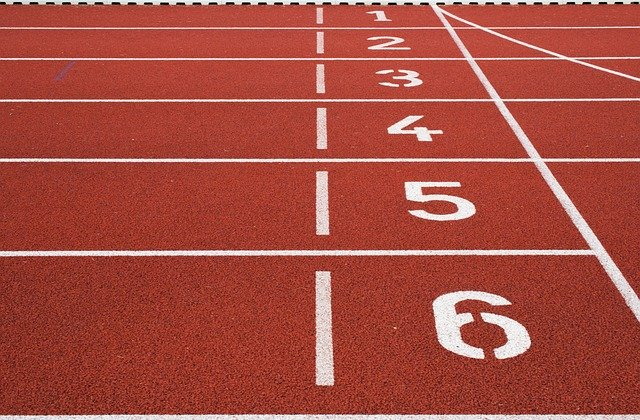
#> input picture sample.jpg, 640 x 420 px
$ python main.py
#> lines starting #> are read from the running program, lines starting #| are printed output that depends on the picture; after the words box and inside, x2 and y2 are one past the last pixel; in counts of white or black regions, pixels touching at a corner belong together
import cv2
import numpy as np
import sys

# imread : 画像ファイルを読み込んで、多次元配列(numpy.ndarray)にする。
# imreadについて : https://kuroro.blog/python/wqh9VIEmRXS4ZAA7C4wd/
# 第一引数 : 画像のファイルパス
# 戻り値 : 行 x 列 x 色の三次元配列(numpy.ndarray)が返される。
img = cv2.imread("sample.jpg")
#> img is the input picture: shape (420, 640, 3); mean B, G, R 64.8, 76.1, 167.1

# 画像ファイルが正常に読み込めなかった場合、プログラムを終了する。
if img is None:
    sys.exit("Could not read the image.")

# cvtColor : 画像の色空間(色)の変更を行う関数。
# cvtColorについて : https://kuroro.blog/python/7IFCPLA4DzV8nUTchKsb/
# 第一引数 : 多次元配列(numpy.ndarray)
# 第二引数 : 変更前の画像の色空間(色)と、変更後の画像の色空間(色)を示す定数を設定。
# cv2.COLOR_BGR2GRAY : BGR(Blue, Green, Red)形式の色空間(色)を持つ画像をグレースケール画像へ変更する。
# グレースケールとは? : https://www.shinkohsha.co.jp/blog/monochrome-shirokuro-grayscale/
# 戻り値 : 多次元配列(numpy.ndarray)
gray = cv2.cvtColor(img, cv2.COLOR_BGR2GRAY)
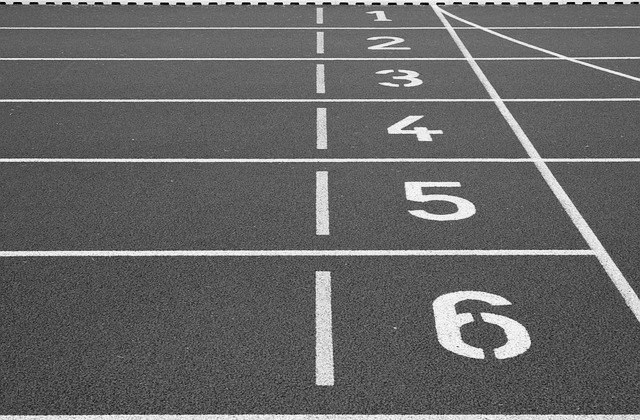
#> gray: shape (420, 640); min 1, max 255, mean 102

# threshold関数 : しきい値を用いて画素の色を示す値を2値化するための関数。
# thresholdについて : https://kuroro.blog/python/jofbNumJ9HtfTxnM8QHJ/

# 第一引数 : 多次元配列(numpy.ndarray)
# 第二引数 : しきい値。float型。150とする。

# 第三引数 : しきい値を超えた画素に対して、色を示す値を指定。float型。255とする。

# 第四引数 : 2値化するための条件のタイプを指定する。
# cv2.THRESH_BINARY : (画素の色を示す値 <= 第二引数)の場合、画素に対して、0の値を与える。(画素の色を示す値 > 第二引数)の場合、画素に対して、第三引数の値を与える。

# 戻り値 #################
# _ : しきい値を返す。150を返す。
# gray : 多次元配列(numpy.ndarray)を返す。
#########################
_, gray = cv2.threshold(gray, 150, 255, cv2.THRESH_BINARY)
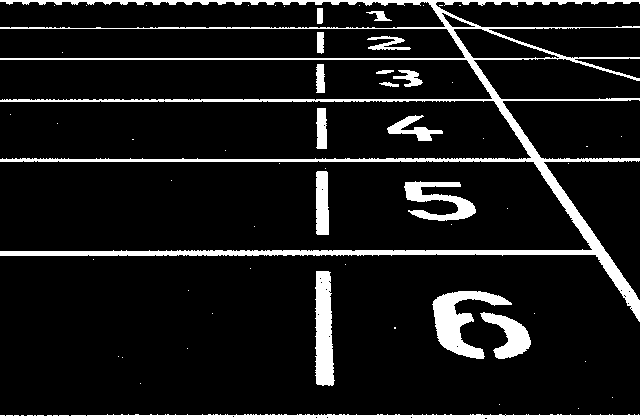
#> gray: shape (420, 640); 10.3% white; 59 white regions (42 under 20 px), largest, box (x1, y1, x2, y2) and area: (0, 0, 640, 322) 14884, (0, 414, 640, 420) 3309, (432, 291, 512, 359) 2168

# HoughLinesP関数 : ハフ変換を用いて、画像内の線分を検出するために利用する関数。

# 第一引数(必須) : 多次元配列(numpy.ndarray)
# 第二引数(必須) : xcosθ + ysinθ = ρのρの値。float型。1以上の値を指定する。
# 第三引数(必須) : xcosθ + ysinθ = ρのθの値。float型。
# radiansについて : https://note.nkmk.me/python-numpy-sin-con-tan/
# 第四引数(必須) : しきい値。int型。
# maxLineGap : float型。2つの点が1つ線分上にある場合に、点と点の間の間隔が指定する数より小さければ、同一の線とみなす。
# maxLineGapの説明例) 小さい線分が大きい線分と重なっています。小さい線分の長さがmaxLineGapよりも小さい場合に、小さい線分を大きい線分と同じ線とみなします。

# 戻り値
# lines : 検出された線分一覧。[(線分開始x1, 線分開始y1, 線分終了x1, 線分終了y2), ...]で返される。1つも線分が見つからない場合、Noneを返す。
lines = cv2.HoughLinesP(gray, 1, np.radians(1), 240, maxLineGap=50)
#> lines = 36 rows, first 6: [0, 1, 639, 1], [0, 0, 639, 0], [0, 161, 638, 161], [0, 419, 639, 419], [0, 416, 639, 416], [0, 254, 608, 254]

if lines is not None:
    # squeeze関数について : https://jellyware.jp/kurage/openvino/c06_numpy.html
    for x1, y1, x2, y2 in lines.squeeze():
        # line関数 : 画像内へ線分を描画する関数
        # line関数について : https://kuroro.blog/python/08XlKyvdgaRJCCqlEoNT/
        # 第一引数 : 多次元配列(numpy.ndarray)
        # 第二引数 : 線分の始点の座標。
        # 第三引数 : 線分の終点の座標。
        #######################
        # 第四引数 : 線分の色を指定する。B(Blue)G(Green)R(Red)形式で指定する。
        # ※ 検出される線分を消したい場合は、第四引数へ線分の周りと同系の色を指定ください。Chrome拡張機能の「ColorZilla」などを用いて、同系の色を調べると良いでしょう。(https://chrome.google.com/webstore/detail/colorzilla/bhlhnicpbhignbdhedgjhgdocnmhomnp/reviews?hl=ja)
        #######################
        cv2.line(img, (x1, y1), (x2, y2), (255, 0, 0))
#> this loop made 36 passes
#> (x1, y1, x2, y2) on passes 1 to 12: (0, 1, 639, 1), (0, 0, 639, 0), (0, 161, 638, 161), (0, 419, 639, 419), (0, 416, 639, 416), (0, 254, 608, 254), (0, 160, 639, 160), (0, 159, 639, 159), (0, 418, 639, 418), (0, 417, 639, 417), (0, 253, 607, 253), (0, 58, 639, 58)
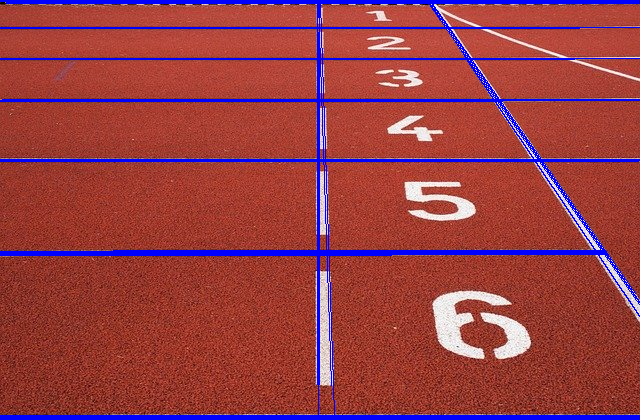
#> img: shape (420, 640, 3); 6.91% of pixels changed, all inside (x1, y1, x2, y2) = (0, 0, 640, 420)

    # imwrite : 画像の保存を行う関数
    # 第一引数 : 保存先の画像ファイル名
    # 第二引数 : 多次元配列(numpy.ndarray)
    # <第二引数の例>
    # [
    # [
    # [234 237 228]
    # ...
    # [202 209 194]
    # ]
    # [
    # [10 27 16]
    # ...
    # [36 67 46]
    # ]
    # [
    # [34 51 40]
    # ...
    # [50 81 60]
    # ]
    # ]
    # imwriteについて : https://kuroro.blog/python/i0tNE1Mp8aEz8Z7n6Ggg/
    cv2.imwrite('output.png', img)
